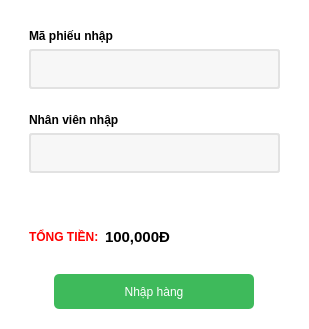
                  <widget class="QFrame" name="frame_34">
                   <property name="minimumSize">
                    <size>
                     <width>309</width>
                     <height>0</height>
                    </size>
                   </property>
                   <property name="styleSheet">
                    <string notr="true">border:none;

background-color: rgb(255, 255, 255);</string>
                   </property>
                   <property name="frameShape">
                    <enum>QFrame::StyledPanel</enum>
                   </property>
                   <property name="frameShadow">
                    <enum>QFrame::Raised</enum>
                   </property>
                   <layout class="QVBoxLayout" name="verticalLayout_18">
                    <item alignment="Qt::AlignTop">
                     <widget class="QFrame" name="frame_49">
                      <property name="frameShape">
                       <enum>QFrame::StyledPanel</enum>
                      </property>
                      <property name="frameShadow">
                       <enum>QFrame::Raised</enum>
                      </property>
                      <layout class="QVBoxLayout" name="verticalLayout_21">
                       <item>
                        <widget class="QFrame" name="frame_51">
                         <property name="frameShape">
                          <enum>QFrame::StyledPanel</enum>
                         </property>
                         <property name="frameShadow">
                          <enum>QFrame::Raised</enum>
                         </property>
                         <layout class="QVBoxLayout" name="verticalLayout_19">
                          <item>
                           <widget class="QLabel" name="label_19">
                            <property name="font">
                             <font>
                              <pointsize>9</pointsize>
                              <weight>75</weight>
                              <bold>true</bold>
                             </font>
                            </property>
                            <property name="text">
                             <string>Mã phiếu nhập</string>
                            </property>
                           </widget>
                          </item>
                          <item>
                           <widget class="QLineEdit" name="import_id_output">
                            <property name="minimumSize">
                             <size>
                              <width>0</width>
                              <height>40</height>
                             </size>
                            </property>
                            <property name="font">
                             <font>
                              <family>Segoe UI</family>
                              <pointsize>-1</pointsize>
                              <weight>50</weight>
                              <italic>false</italic>
                              <bold>false</bold>
                             </font>
                            </property>
                            <property name="styleSheet">
                             <string notr="true">#import_id_output{
	border: 2px solid rgb(226, 226, 226);
	border-radius:3px;
	font: 16px &quot;Segoe UI&quot;;
background-color: rgb(247, 247, 247);
}
#import_id_output:focus{
	border: 2px solid rgb(0, 170, 255);        
    background: #ffffff;  
}</string>
                            </property>
                           </widget>
                          </item>
                         </layout>
                        </widget>
                       </item>
                       <item>
                        <widget class="QFrame" name="frame_52">
                         <property name="frameShape">
                          <enum>QFrame::StyledPanel</enum>
                         </property>
                         <property name="frameShadow">
                          <enum>QFrame::Raised</enum>
                         </property>
                         <layout class="QVBoxLayout" name="verticalLayout_20">
                          <item>
                           <widget class="QLabel" name="label_20">
                            <property name="font">
                             <font>
                              <pointsize>9</pointsize>
                              <weight>75</weight>
                              <bold>true</bold>
                             </font>
                            </property>
                            <property name="text">
                             <string>Nhân viên nhập</string>
                            </property>
                           </widget>
                          </item>
                          <item>
                           <widget class="QLineEdit" name="employee_output">
                            <property name="minimumSize">
                             <size>
                              <width>0</width>
                              <height>40</height>
                             </size>
                            </property>
                            <property name="font">
                             <font>
                              <family>Segoe UI</family>
                              <pointsize>-1</pointsize>
                              <weight>50</weight>
                              <italic>false</italic>
                              <bold>false</bold>
                             </font>
                            </property>
                            <property name="styleSheet">
                             <string notr="true">#employee_output{
	border: 2px solid rgb(226, 226, 226);
	border-radius:3px;
	font: 16px &quot;Segoe UI&quot;;
background-color: rgb(247, 247, 247);
}
#employee_output:focus{
	border: 2px solid rgb(0, 170, 255);        
    background: #ffffff;  
}</string>
                            </property>
                           </widget>
                          </item>
                         </layout>
                        </widget>
                       </item>
                      </layout>
                     </widget>
                    </item>
                    <item alignment="Qt::AlignBottom">
                     <widget class="QFrame" name="frame_50">
                      <property name="minimumSize">
                       <size>
                        <width>0</width>
                        <height>121</height>
                       </size>
                      </property>
                      <property name="frameShape">
                       <enum>QFrame::StyledPanel</enum>
                      </property>
                      <property name="frameShadow">
                       <enum>QFrame::Raised</enum>
                      </property>
                      <layout class="QVBoxLayout" name="verticalLayout_22">
                       <item>
                        <widget class="QFrame" name="frame_53">
                         <property name="frameShape">
                          <enum>QFrame::StyledPanel</enum>
                         </property>
                         <property name="frameShadow">
                          <enum>QFrame::Raised</enum>
                         </property>
                         <layout class="QHBoxLayout" name="horizontalLayout_37">
                          <item alignment="Qt::AlignLeft">
                           <widget class="QLabel" name="label_21">
                            <property name="font">
                             <font>
                              <family>Segoe UI</family>
                              <weight>75</weight>
                              <italic>false</italic>
                              <bold>true</bold>
                             </font>
                            </property>
                            <property name="styleSheet">
                             <string notr="true">color: rgb(255, 0, 0);</string>
                            </property>
                            <property name="text">
                             <string>TỔNG TIỀN:</string>
                            </property>
                           </widget>
                          </item>
                          <item>
                           <widget class="QLabel" name="label_22">
                            <property name="sizePolicy">
                             <sizepolicy hsizetype="Expanding" vsizetype="Preferred">
                              <horstretch>0</horstretch>
                              <verstretch>0</verstretch>
                             </sizepolicy>
                            </property>
                            <property name="font">
                             <font>
                              <pointsize>11</pointsize>
                              <weight>75</weight>
                              <bold>true</bold>
                             </font>
                            </property>
                            <property name="text">
                             <string>100,000Đ</string>
                            </property>
                           </widget>
                          </item>
                         </layout>
                        </widget>
                       </item>
                       <item alignment="Qt::AlignHCenter">
                        <widget class="QToolButton" name="accept_btn">
                         <property name="minimumSize">
                          <size>
                           <width>200</width>
                           <height>35</height>
                          </size>
                         </property>
                         <property name="cursor">
                          <cursorShape>PointingHandCursor</cursorShape>
                         </property>
                         <property name="styleSheet">
                          <string notr="true">#accept_btn{
	color: rgb(255, 255, 255);
	background-color: rgb(62, 186, 91);
	font: 15px &quot;Segoe UI&quot;;
	border-radius:5px;
}
#accept_btn::hover{
	
	background-color: rgb(41, 125, 61);
}</string>
                         </property>
                         <property name="text">
                          <string>Nhập hàng</string>
                         </property>
                        </widget>
                       </item>
                      </layout>
                     </widget>
                    </item>
                   </layout>
                  </widget>
